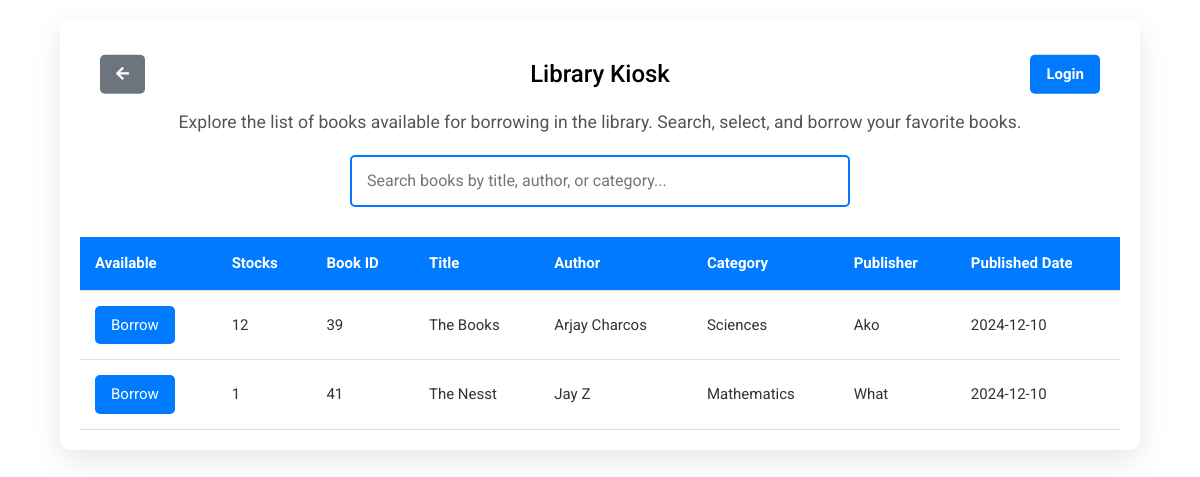
The page /borrower/books.php on the database as committed earlier.
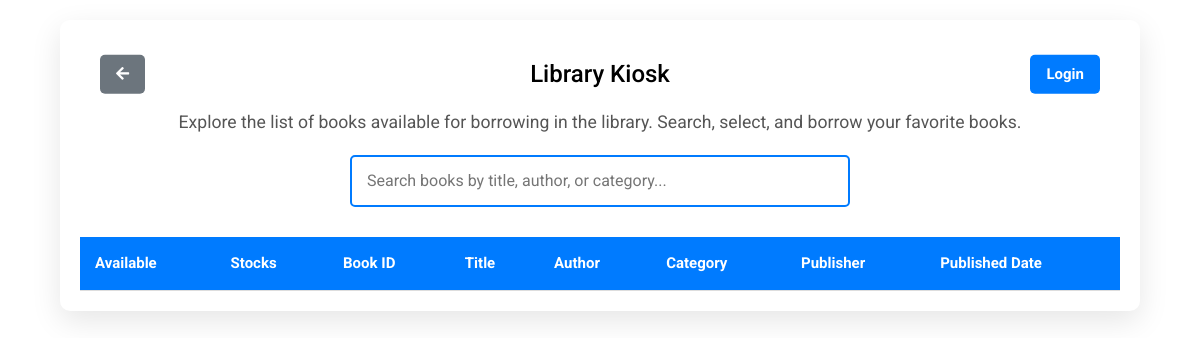
The same page on the database as committed later.
### tables this page shows
CREATE TABLE `tblbooks` (
  `bookId` int(11) NOT NULL,
  `title` varchar(100) NOT NULL,
  `dateAdded` timestamp NOT NULL DEFAULT current_timestamp(),
  `quantity` int(11) NOT NULL,
  `authorId` int(11) DEFAULT NULL,
  `categoryId` int(11) DEFAULT NULL,
  `callNum` varchar(11) NOT NULL,
  `accessionNum` varchar(5) NOT NULL,
  `barcodeNum` varchar(11) NOT NULL,
  `publisher` varchar(30) NOT NULL,
  `publishedDate` date DEFAULT NULL,
  `edition` varchar(20) NOT NULL
);

CREATE TABLE `tblcategory` (
  `categoryId` int(11) NOT NULL,
  `categoryName` varchar(30) NOT NULL
);

### borrower/books.php (the view, shortened to what this page needs)
<?php
include('db/db-connect.php');
$query = "SELECT b.bookId, b.title, b.quantity, b.publisher, b.publishedDate,
                 CONCAT(a.firstName, ' ', a.lastName) AS authorName,
                 c.categoryName
          FROM tblbooks b
          JOIN tblauthor a ON b.authorId = a.authorId
          JOIN tblcategory c ON b.categoryId = c.categoryId";
$stmt = $conn->prepare($query);
$stmt->execute();
$result = $stmt->get_result();
?>
<!DOCTYPE html>
<html lang="en">
<head>
  <link rel="stylesheet" href="https://cdnjs.cloudflare.com/ajax/libs/font-awesome/5.15.4/css/all.min.css">
  <link id="main-css-href" rel="stylesheet" href="assets/css/style.css" />
    <link rel="stylesheet" href="https://cdn.datatables.net/1.13.6/css/jquery.dataTables.min.css">
</head>
<body>
    <div class="container">
        <div class="header">
        <a href="Kiosk.php" class="btn-back">
        <i class="fas fa-arrow-left"></i>  </a>
            <h1>Library Kiosk</h1><br>
            <a href="login.php" class="btn-login">Login</a>
        </div>
        <p>Explore the list of books available for borrowing in the library. Search, select, and borrow your favorite books.</p>
        <div class="search-container">
            <input type="text" id="searchBox" placeholder="Search books by title, author, or category..." onkeyup="searchBooks()">
        </div>
        <table id="dataTable" class="display" style="width:100%">
            <thead>
                <tr>
                    <th>Available</th>
                    <th>Stocks</th>
                    <th>Book ID</th>
                    <th>Title</th>
                    <th>Author</th>
                    <th>Category</th>
                    <th>Publisher</th>
                    <th>Published Date</th>
                </tr>
            </thead>
            <tbody id="bookList">
                <?php
                if ($result->num_rows > 0) {
                    while ($row = $result->fetch_assoc()) {
                        echo "<tr>";
                        echo "<td>";
                        if ($row['quantity'] > 0) {
                            echo "<button class='btn-action' onclick='handleBorrow(" . $row['bookId'] . ")'>Borrow</button>";
                        } else {
                            echo "<button class='btn-nostock btn-light' disabled>Unavailable</button>";
                        }
                        echo "</td>";
                        echo "<td>" . $row['quantity'] . "</td>";
                        echo "<td>" . $row['bookId'] . "</td>";
                        echo "<td>" . htmlspecialchars($row['title']) . "</td>";
                        echo "<td>" . htmlspecialchars($row['authorName']) . "</td>";
                        echo "<td>" . htmlspecialchars($row['categoryName']) . "</td>";
                        echo "<td>" . htmlspecialchars($row['publisher']) . "</td>";
                        echo "<td>" . htmlspecialchars($row['publishedDate']) . "</td>";
                        echo "</tr>";
                    }
                }
                ?>
            </tbody>
        </table>
    </div>
</body>
</html>

### borrower/books.php (style rules this page uses)
body { font-family: 'Roboto', sans-serif; background: url('assets/img/lib.png') no-repeat center center fixed; background-size: cover; margin: 0; padding: 0; color: #333; }
.header { display: flex; justify-content: center; align-items: center; padding: 20px; position: relative; color: white; }
.header h1 { margin: 0; font-size: 1.5rem; text-align: center; }
.header .btn-back { position: absolute; left: 20px; top: 50%; transform: translateY(-50%); padding: 8px 16px; background-color: #6c757d; color: white; border: none; border-radius: 5px; cursor: pointer; font-weight: bold; text-decoration: none; transition: background-color 0.3s ease; }
.header .btn-login { position: absolute; right: 20px; top: 50%; transform: translateY(-50%); padding: 8px 16px; background-color: #007bff; color: white; border: none; border-radius: 5px; cursor: pointer; font-weight: bold; text-decoration: none; transition: background-color 0.3s ease, color 0.3s ease; }
.container { width: 90%; margin: 20px auto; padding: 20px; background-color: #fff; border-radius: 10px; box-shadow: 0 10px 30px rgba(0, 0, 0, 0.1); }
h1 { text-align: center; color: black; font-size: 2rem; }
p { text-align: center; font-size: 1.1rem; color: #555; }
.search-container { margin: 20px 0; text-align: center; }
.search-container input { padding: 12px 15px; font-size: 16px; width: 80%; max-width: 500px; margin: 0 auto; border-radius: 5px; border: 2px solid #007bff; outline: none; transition: border 0.3s; }
table { width: 100%; margin-top: 30px; border-collapse: collapse; }
th, td { padding: 15px; text-align: left; border-bottom: 1px solid #ddd; }
th { background-color: #007bff; color: white; }
td { background-color: #fff; }
.btn-action { padding: 8px 16px; background-color: #007bff; color: white; border: none; border-radius: 5px; cursor: pointer; transition: background-color 0.3s ease; }

Rows that differ between the two databases and show on the page:
removed tblbooks: quantity "12", bookId "39", title "The Books", authorName "Arjay Charcos", categoryId.categoryName "Sciences", publisher "Ako", publishedDate "2024-12-10"
removed tblbooks: quantity "1", bookId "41", title "The Nesst", authorName "Jay Z", categoryId.categoryName "Mathematics", publisher "What", publishedDate "2024-12-10"
